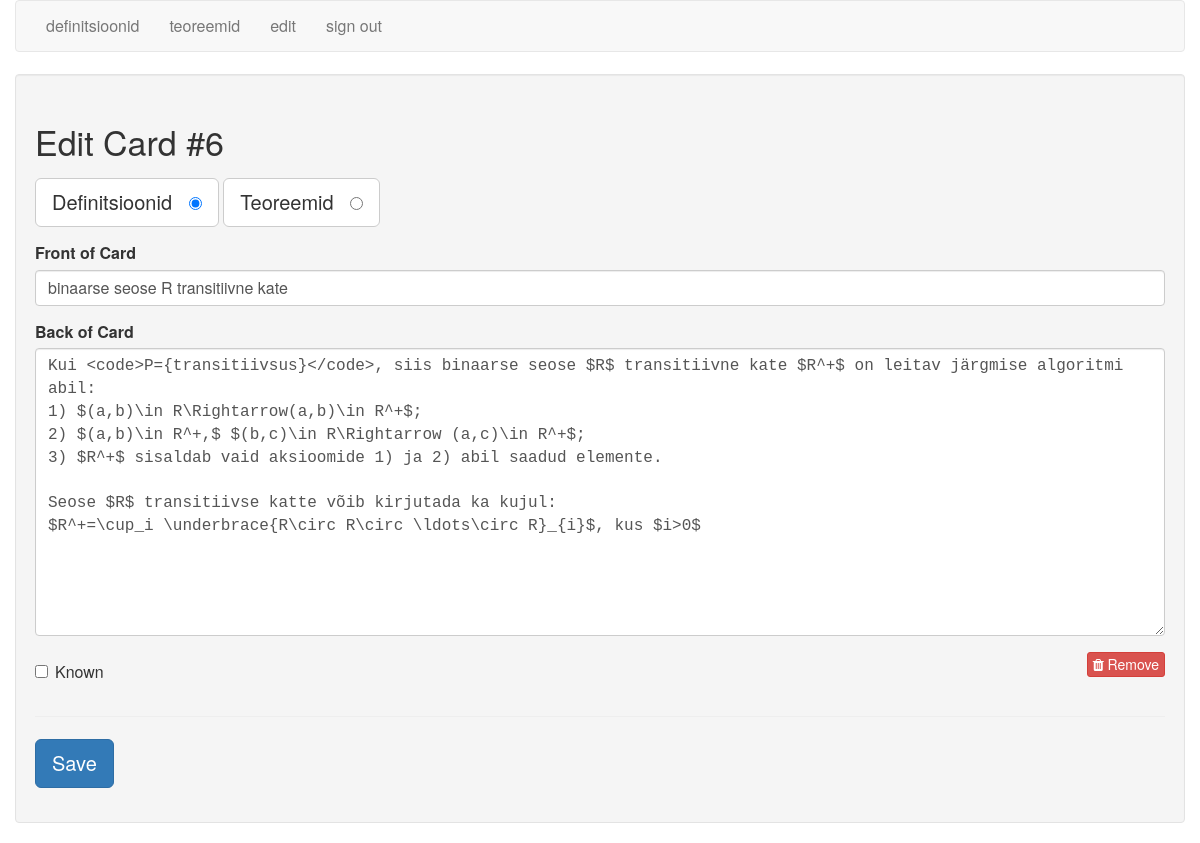
Page /edit/6 (signed in) on the earlier database version.
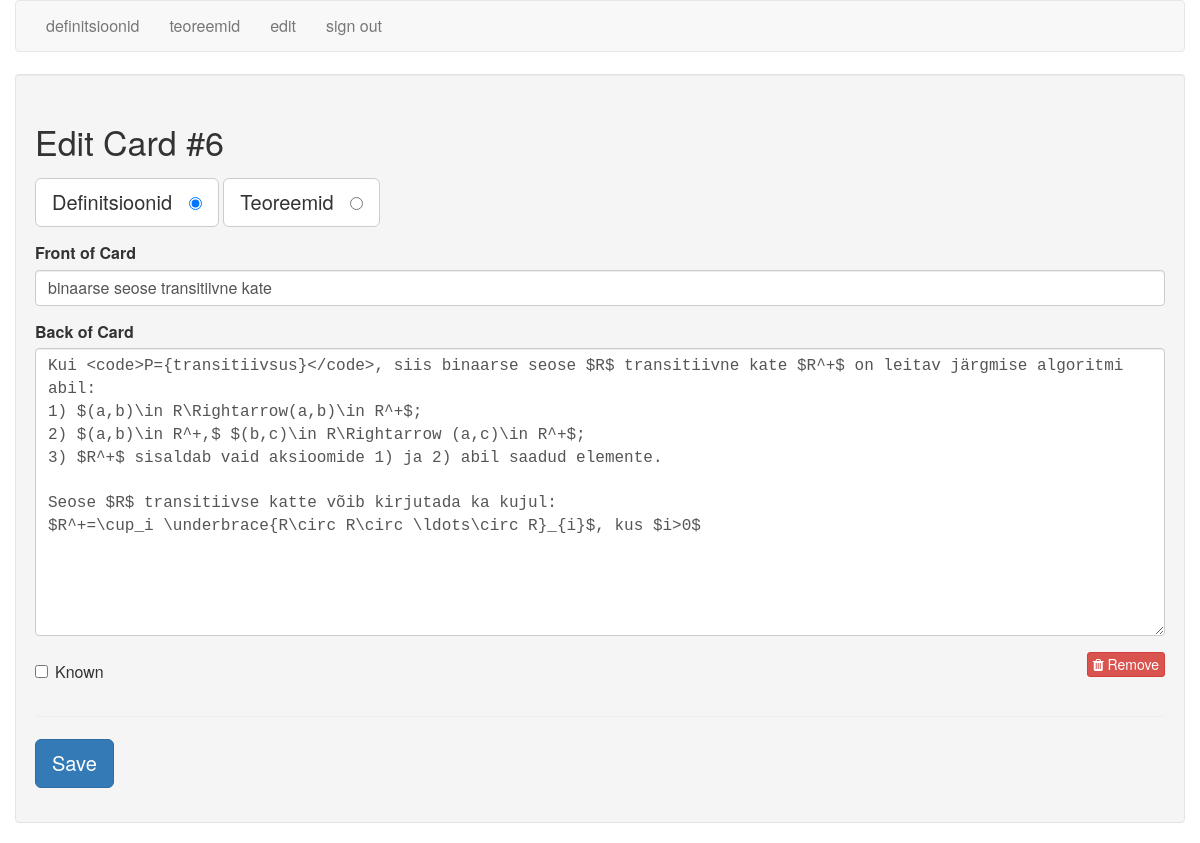
Same page on the later database version.
### tables this page shows
CREATE TABLE cards (
  id integer primary key autoincrement,
  type tinyint not null, /* 1 for vocab, 2 for code */
  front text not null,
  back text not null,
  known boolean default 0
);

### flash_cards.py (the view)
@app.route('/edit/<card_id>')
def edit(card_id):
    if not session.get('logged_in'):
        return redirect(url_for('login'))
    db = get_db()
    query = '''
        SELECT id, type, front, back, known
        FROM cards
        WHERE id = ?
    '''
    cur = db.execute(query, [card_id])
    card = cur.fetchone()
    return render_template('edit.html', card=card)

### flash_cards.py (called while the page is built)
def connect_db():
    rv = sqlite3.connect(app.config['DATABASE'])
    rv.row_factory = sqlite3.Row
    return rv

def get_db():
    if not hasattr(g, 'sqlite_db'):
        g.sqlite_db = connect_db()
    return g.sqlite_db

### templates/edit.html (shortened to what this page needs)
{% extends "layout.html" %}
{% block body %}
    <div class="well">
        <h2>Edit Card #{{ card.id }}</h2>
        <form action="{{ url_for('edit_card') }}" method="post" class="cardForm">
            <div class="form-group">
                <label for="general" class="btn btn-default btn-lg">Definitsioonid &nbsp;
                    <input type="radio" name="type" value="1"
                           id="general" {{ "checked" if (card.type == 1) else "" }} />
                </label>
                <label for="code" class="btn btn-default btn-lg">Teoreemid &nbsp;
                    <input type="radio" name="type" value="2" id="code" {{ "checked" if (card.type == 2) else "" }} />
                </label>
            </div>
            <div class="form-group">
                <label for="front">Front of Card</label>
                <input type="text" name="front" id="front" class="form-control" value="{{ card.front|e }}">
            </div>
            <div class="form-group">
                <label for="back">Back of Card</label>
                <textarea name="back"
                          class="form-control"
                          id="back"
                          placeholder="back of card"
                          rows="12">{{ card.back|e }}</textarea>
            </div>
            <div class="row">
                <div class="col-xs-6">
                    <div class="checkbox">
                        <label>
                            <input type="checkbox" name="known"
                                   value="1" {{ "checked" if (card.known == 1) else "" }} /> Known
                        </label>
                    </div>
                </div>
                <div class="col-xs-6 text-right">
                    <a href="{{ url_for('delete', card_id=card.id) }}" class="btn btn-danger btn-xs">
                        <i class="fa fa-trash"></i>
                        Remove
                    </a>
                </div>
            </div>
            <hr/>
            <div class="form-group">
                <button type="submit" class="saveButton btn btn-lg btn-primary">Save</button>
            </div>
        </form>
    </div>
{% endblock %}

Differences in the rows shown:
changed cards id 6: front "binaarse seose R transitiivne kate" → "binaarse seose transitiivne kate"
